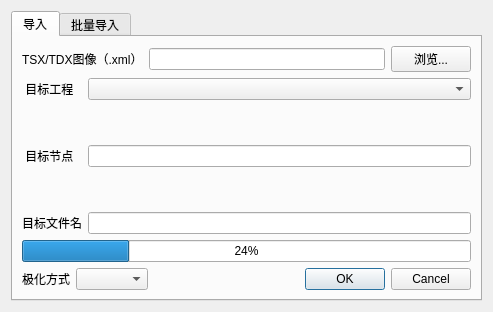
<?xml version="1.0" encoding="UTF-8"?>
<ui version="4.0">
 <class>ImportTsx</class>
 <widget class="QWidget" name="ImportTsx">
  <property name="geometry">
   <rect>
    <x>0</x>
    <y>0</y>
    <width>493</width>
    <height>312</height>
   </rect>
  </property>
  <property name="windowTitle">
   <string>导入TerraSAR-X/TanDEM-X数据</string>
  </property>
  <property name="windowIcon">
   <iconset resource="../resources/SatExplorer.qrc">
    <normaloff>:/SatExplorer/icon/InSARapp.ico</normaloff>:/SatExplorer/icon/InSARapp.ico</iconset>
  </property>
  <layout class="QVBoxLayout" name="verticalLayout">
   <item>
    <widget class="QTabWidget" name="tabWidget">
     <property name="currentIndex">
      <number>0</number>
     </property>
     <widget class="QWidget" name="tab_3">
      <attribute name="title">
       <string>导入</string>
      </attribute>
      <layout class="QVBoxLayout" name="verticalLayout_6" stretch="1,3,1,0">
       <item>
        <layout class="QHBoxLayout" name="horizontalLayout_4">
         <item>
          <widget class="QLabel" name="label_6">
           <property name="text">
            <string>TSX/TDX图像（.xml）</string>
           </property>
          </widget>
         </item>
         <item>
          <widget class="QLineEdit" name="LineEdit_xml"/>
         </item>
         <item>
          <widget class="QPushButton" name="button_xml_browse">
           <property name="text">
            <string>浏览...</string>
           </property>
          </widget>
         </item>
        </layout>
       </item>
       <item>
        <layout class="QFormLayout" name="formLayout">
         <item row="0" column="0">
          <widget class="QLabel" name="label_3">
           <property name="text">
            <string> 目标工程</string>
           </property>
          </widget>
         </item>
         <item row="0" column="1">
          <widget class="QComboBox" name="comboBox_dst_project"/>
         </item>
         <item row="1" column="1">
          <spacer name="verticalSpacer">
           <property name="orientation">
            <enum>Qt::Vertical</enum>
           </property>
           <property name="sizeHint" stdset="0">
            <size>
             <width>20</width>
             <height>40</height>
            </size>
           </property>
          </spacer>
         </item>
         <item row="2" column="0">
          <widget class="QLabel" name="label_4">
           <property name="text">
            <string> 目标节点</string>
           </property>
          </widget>
         </item>
         <item row="3" column="1">
          <spacer name="verticalSpacer_2">
           <property name="orientation">
            <enum>Qt::Vertical</enum>
           </property>
           <property name="sizeHint" stdset="0">
            <size>
             <width>20</width>
             <height>40</height>
            </size>
           </property>
          </spacer>
         </item>
         <item row="4" column="0">
          <widget class="QLabel" name="label_5">
           <property name="text">
            <string>目标文件名</string>
           </property>
          </widget>
         </item>
         <item row="4" column="1">
          <widget class="QLineEdit" name="LineEdit_dst_filename"/>
         </item>
         <item row="2" column="1">
          <widget class="QLineEdit" name="lineEdit_dst_node"/>
         </item>
        </layout>
       </item>
       <item>
        <widget class="QProgressBar" name="progressBar">
         <property name="value">
          <number>24</number>
         </property>
        </widget>
       </item>
       <item>
        <layout class="QHBoxLayout" name="horizontalLayout_7">
         <item>
          <widget class="QLabel" name="label_7">
           <property name="text">
            <string>极化方式</string>
           </property>
          </widget>
         </item>
         <item>
          <widget class="QComboBox" name="comboBox_pol"/>
         </item>
         <item>
          <widget class="QDialogButtonBox" name="buttonBox">
           <property name="standardButtons">
            <set>QDialogButtonBox::Cancel|QDialogButtonBox::Ok</set>
           </property>
          </widget>
         </item>
        </layout>
       </item>
      </layout>
     </widget>
     <widget class="QWidget" name="tab">
      <attribute name="title">
       <string>批量导入</string>
      </attribute>
      <layout class="QVBoxLayout" name="verticalLayout_3" stretch="4,4">
       <item>
        <layout class="QHBoxLayout" name="horizontalLayout" stretch="8,2">
         <item>
          <layout class="QVBoxLayout" name="verticalLayout_2">
           <item>
            <widget class="QListWidget" name="listWidget"/>
           </item>
          </layout>
         </item>
         <item>
          <layout class="QVBoxLayout" name="verticalLayout_4">
           <item>
            <widget class="QPushButton" name="pushButton_add">
             <property name="text">
              <string>添加</string>
             </property>
            </widget>
           </item>
           <item>
            <widget class="QPushButton" name="pushButton_remove">
             <property name="text">
              <string>移除</string>
             </property>
            </widget>
           </item>
          </layout>
         </item>
        </layout>
       </item>
       <item>
        <layout class="QHBoxLayout" name="horizontalLayout_3">
         <item>
          <layout class="QVBoxLayout" name="verticalLayout_5">
           <item>
            <layout class="QHBoxLayout" name="horizontalLayout_6" stretch="3,7">
             <item>
              <widget class="QLabel" name="label">
               <property name="text">
                <string>目标工程</string>
               </property>
              </widget>
             </item>
             <item>
              <widget class="QComboBox" name="comboBox_dst_project_2"/>
             </item>
            </layout>
           </item>
           <item>
            <layout class="QHBoxLayout" name="horizontalLayout_5" stretch="3,7">
             <item>
              <widget class="QLabel" name="label_2">
               <property name="text">
                <string>目标节点</string>
               </property>
              </widget>
             </item>
             <item>
              <widget class="QLineEdit" name="lineEdit_dst_node_2"/>
             </item>
            </layout>
           </item>
           <item>
            <layout class="QHBoxLayout" name="horizontalLayout_8" stretch="3,7">
             <item>
              <widget class="QLabel" name="label_8">
               <property name="text">
                <string>极化方式</string>
               </property>
              </widget>
             </item>
             <item>
              <widget class="QComboBox" name="comboBox_pol2"/>
             </item>
            </layout>
           </item>
           <item>
            <layout class="QHBoxLayout" name="horizontalLayout_2" stretch="5,5">
             <item>
              <widget class="QProgressBar" name="progressBar_2">
               <property name="value">
                <number>24</number>
               </property>
              </widget>
             </item>
             <item>
              <widget class="QDialogButtonBox" name="buttonBox_2">
               <property name="standardButtons">
                <set>QDialogButtonBox::Cancel|QDialogButtonBox::Ok</set>
               </property>
              </widget>
             </item>
            </layout>
           </item>
          </layout>
         </item>
        </layout>
       </item>
      </layout>
     </widget>
    </widget>
   </item>
  </layout>
 </widget>
 <resources>
  <include location="../resources/SatExplorer.qrc"/>
 </resources>
 <connections/>
</ui>
